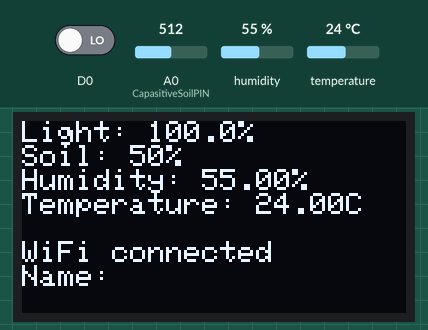
This sketch was run on a simulated ESP8266 (NodeMCU). Parts: 128×64 one-colour display. The test bench sets the inputs (shaded band); at power-on: humidity 55 %, A0 (CapasitiveSoilPIN) = 512, D0 LOW, temperature 24 °C. WiFi joins after 1.5 s; servers stay silent unless stated; uploads are accepted with an empty reply; the local clock reads 2024-03-15 10:24:30 at power-on unless the sketch sets it; storage starts empty; what the sketch prints to the serial monitor is not drawn.

Above: at 4.5 s.
4.6 s: humidity set to 22 %
At 7.2 s:
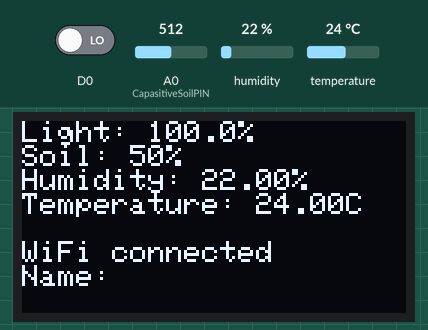
7.5 s: A0 (CapasitiveSoilPIN) set to 716
10.8 s: D0 driven HIGH
At 13.1 s:
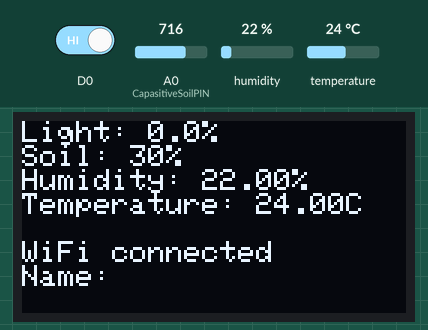
13.9 s: temperature set to 12 °C
At 17.9 s:
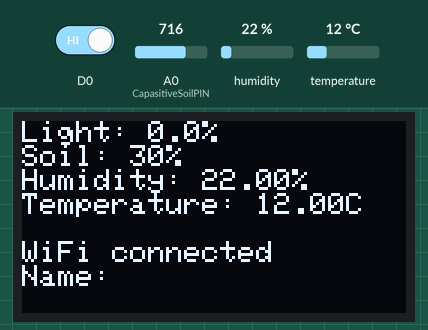
18.2 s: A0 (CapasitiveSoilPIN) set to 900
At 20.8 s:
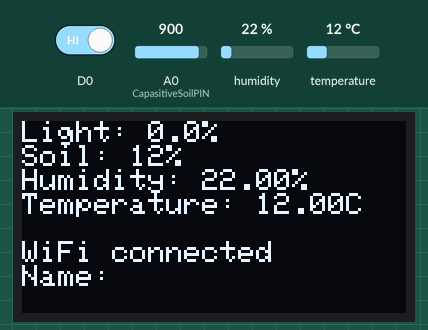
21.5 s: D0 driven LOW
At 24.0 s:
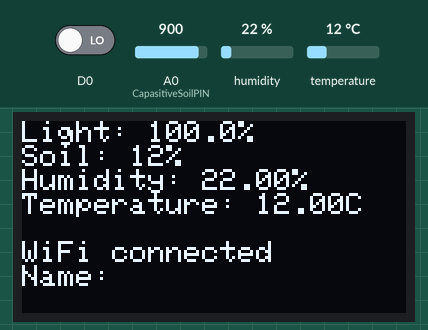
Timing chart, 0 to 25.5 s (numbered marks = the images above; inputs shaded):
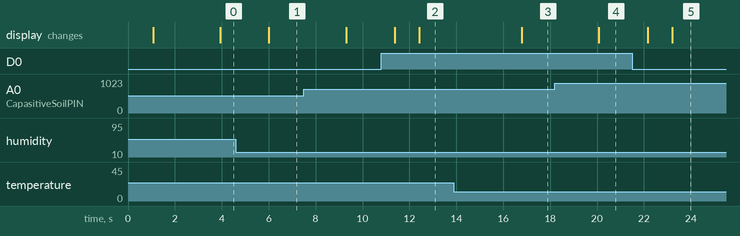

Measured:
- after the input at 4.6 s, the display: changes after 1.4 s (image 1)
- after the input at 10.8 s, the display: first changes after 0.58 s (image 2 shows a later state)
- after the input at 13.9 s, the display: changes after 2.9 s (image 3)
- after the input at 18.2 s, the display: changes after 1.9 s (image 4)
- after the input at 21.5 s, the display: first changes after 0.66 s (image 5 shows a later state)

The sketch:

Light.ino
```cpp
const int digitalPin = 2;
const int interval = 1000;

void initLight(){
  pinMode(digitalPin, INPUT);
}

float watcherLight(){
  unsigned long startTime = millis();
  int highCount = 0;
  int totalCount = 0;

  while (millis() - startTime < interval) {
    int val = digitalRead(D0);
    if (val == HIGH) highCount++;
    totalCount++;
    delay(1); // короткая пауза, чтобы не перегружать цикл
  }

  int val = digitalRead(D0);
  float lightPercent = (highCount / (float)totalCount) * 100.0;
  float res = 100 - lightPercent;

 /* Serial.print("Light (digital approx): ");
  Serial.print(lightPercent);
  Serial.println("%");*/


 return res;
}
```

DHT11.ino
```cpp
#include <Arduino.h>
#include "DHT.h"
#include "struct/DHT11.struct.h"


#define DHTPIN D5
#define DHTTYPE DHT11

DHT dht(DHTPIN, DHTTYPE);

void InitDHT() {
  pinMode(DHTPIN, INPUT_PULLUP);

  dht.begin();
}

StructDHT11 getDHT() {
  StructDHT11 dht11 = {NAN, NAN};

  float h = dht.readHumidity();
  float t = dht.readTemperature();

  if (!isnan(h) && !isnan(t)) {
    dht11.temperature = t;
    dht11.humidity = h;
  }

 /* Serial.print("Влажность: ");
  Serial.print(dht11.humidity);
  Serial.print("% | Температура: ");
  Serial.print(dht11.temperature);
  Serial.println("°C");*/

  return dht11;
}
```

Display.ino
```cpp
#include <ESP8266WiFi.h>
#include <ESP8266WiFiMulti.h>
#include <Wire.h>
#include <Adafruit_GFX.h>
#include <Adafruit_SSD1306.h>
#include "struct/DHT11.struct.h"

#define SCREEN_WIDTH 128
#define SCREEN_HEIGHT 64

Adafruit_SSD1306 display(SCREEN_WIDTH, SCREEN_HEIGHT, &Wire, -1);


void initDisplay() {
    Wire.begin(D2, D1);

    if(!display.begin(SSD1306_SWITCHCAPVCC, 0x3C)) {
    Serial.println("OLED not found");
    return;
    }

}

void DrawInfo(float lightPercent, int soil, StructDHT11 dht11) {
  display.clearDisplay();
  display.setTextSize(1);
  display.setTextColor(SSD1306_WHITE);
  display.setCursor(0, 0);

  //display.println("Your plant:");

  //display.println("");

  // Light
  display.print("Light: ");
  display.print(lightPercent, 1); // 1 знак после запятой
  display.println("%");

  // Soil
  display.print("Soil: ");
  display.print(soil);
  display.println("%");

  // Humidity
  display.print("Humidity: ");
  display.print(dht11.humidity);
  display.println("%");

  // Temperature
  display.print("Temperature: ");
  display.print(dht11.temperature);
  display.println("C");

  display.println("");

  // WiFi status
  if (WiFi.status() != WL_CONNECTED) {
    display.println("WiFi not connected");
  } else {
    display.println("WiFi connected");
    display.print("Name: ");
    display.println(WiFi.SSID());
  }

  display.display();
}
```

FileWork.ino
```cpp
#include "LittleFS.h"
#include <ArduinoJson.h>
#include "struct/PointWiFi.struct.h"
#include "struct/Setting.struct.h"


void initFS() {
  if (!LittleFS.begin()) {
    Serial.println("LittleFS mount failed!");
    return;
  }

  Serial.println("LittleFS mounted!");
}

Setting ReadFile() {
  Setting result;

  if (!LittleFS.begin()) {
    Serial.println("LittleFS mount failed!");
    return result;
  }

  File f = LittleFS.open("/PointsWiFi.txt", "r");
  if (!f) {
    Serial.println("File not found!");
    return result;
  }

  StaticJsonDocument<1024> doc;
  DeserializationError err = deserializeJson(doc, f);
  f.close();

  if (err) {
    Serial.print("JSON parse error: ");
    Serial.println(err.c_str());
    return result;
  }

  JsonArray array = doc["WiFis"].as<JsonArray>();
  result.length = doc["length"] | 0;

  if (array.isNull()) {
    Serial.println("WiFis array missing");
    return result;
  }

  result.WiFis.reserve(array.size());

  for (JsonObject obj : array) {
    PointWiFi p;
    p.ssid = obj["ssid"].as<String>();
    p.password = obj["password"].as<String>();
    result.WiFis.push_back(p);
  }

  // защита
  if (result.length != result.WiFis.size()) {
    result.length = result.WiFis.size();
  }

  return result;
}

void WriteFile(const String& jsonBody) {
  if (!LittleFS.begin()) {
    Serial.println("LittleFS mount failed!");
    return;
  }

  StaticJsonDocument<1024> doc;
  DeserializationError err = deserializeJson(doc, jsonBody);

  if (err) {
    Serial.print("JSON parse error: ");
    Serial.println(err.c_str());
    return;
  }

  uint8_t length = doc["length"] | 0;
  JsonArray wifiArray = doc["WiFis"].as<JsonArray>();

  if (wifiArray.isNull()) {
    Serial.println("WiFis array missing");
    return;
  }

  // защита от рассинхрона
  if (length != wifiArray.size()) {
    length = wifiArray.size();
  }

  File f = LittleFS.open("/PointsWiFi.txt", "w");
  if (!f) {
    Serial.println("Failed to open file for writing");
    return;
  }

  StaticJsonDocument<1024> out;
  JsonArray outArray = out.createNestedArray("WiFis");

  for (uint8_t i = 0; i < length; i++) {
    JsonObject src = wifiArray[i];
    JsonObject dst = outArray.createNestedObject();

    dst["ssid"] = src["ssid"].as<String>();
    dst["password"] = src["password"].as<String>();
  }

  out["length"] = length;

  serializeJson(out, f);
  f.close();

  Serial.println("WiFi points saved to file");
}
```

Plant.ino
```cpp
#include "struct/DHT11.struct.h"
#include "struct/Setting.struct.h"
#include <WiFiClientSecure.h>
#include <WebSocketsClient.h>
#include <ESP8266WiFiMulti.h>

const char rootCACert[] = "<ca>";

unsigned long lastSend = 0;
unsigned long lastRead = 0;

const unsigned long SEND_INTERVAL = 5000; // 5 сек
const unsigned long READ_INTERVAL = 1000;  // 1 сек
const char* serverName = "<url>";
WiFiClientSecure client;
WebSocketsClient webSocket;
ESP8266WiFiMulti wifiMulti;

void setup() {
  Serial.begin(115200);
  configTime(0, 0, "pool.ntp.org");
  time_t now = time(nullptr);
  BearSSL::X509List cert(rootCACert);
  client.setTrustAnchors(&cert);
  client.setX509Time(now);
  delay(1000);
  initFS();
  InitDHT();
  initLight();
  initDisplay();
  initWifi();
  GetPointsWiFi();
}


void loop() {
  unsigned long now = millis();

  // Чтение датчиков каждую секунду
  if (now - lastRead >= READ_INTERVAL) {
    lastRead = now;

    StructDHT11 dht11 = getDHT();
    int soil = getSoil();
    float lightPercent = watcherLight();

    DrawInfo(lightPercent, soil, dht11);

    // Отправка данных раз в 30 секунд
    if (now - lastSend >= SEND_INTERVAL) {
      SendData(lightPercent, soil, dht11);
      lastSend = now;
    }
  }

  yield(); // обязательно для ESP8266
}
```

RestFull.ino
```cpp
#include <ESP8266WiFi.h>
#include <WebSocketsClient.h>
#include <ESP8266HTTPClient.h>
#include <ArduinoJson.h>


HTTPClient http;


void SendData(float lightPercent, int soil, StructDHT11 dht11) {
    if (WiFi.status() != WL_CONNECTED) {
    Serial.println("WiFi not connected");
    return;
  }

  String url = String(serverName) + "plant";

  http.begin(client, url);
  http.addHeader("Content-Type", "application/json");

  StaticJsonDocument<128> doc;
  doc["light"] = lightPercent;
  doc["soil"] = soil;
  doc["temperature"] = dht11.temperature;
  doc["humidity"] = dht11.humidity;

  String body;
  serializeJson(doc, body);

  int httpCode = http.POST(body);

  Serial.print("HTTP code: ");
  Serial.println(httpCode);

  if (httpCode > 0) {
    String response = http.getString();
    Serial.println("Server response:");
    Serial.println(response);
  } else {
    Serial.println("Request failed");
  }


  http.end();
}

void GetPointsWiFi() {
    if (WiFi.status() != WL_CONNECTED) {
    Serial.println("WiFi not connected");
    return;
  }

    String url = String(serverName) + "setting";

    http.begin(client, url);
  http.addHeader("Content-Type", "application/json");

int httpCode = http.GET();

Serial.print("HTTP code: ");
  Serial.println(httpCode);

  if (httpCode > 0) {
    String response = http.getString();
    Serial.println("Server response:");
    Serial.println(response);
      WriteFile(response);
  } else {
    Serial.println("Request failed");
  }


  http.end();
}
```

Soil.ino
```cpp
#define CapasitiveSoilPIN A0

int getSoil() {
  int soil = analogRead(CapasitiveSoilPIN);
  int percent = map(soil, 0, 1023, 0, 100);
  /*Serial.print("Влажность почвы: ");
  Serial.print(percent);
  Serial.println("%");*/

  return 100 - percent;
};
```

WiFi.ino
```cpp
#include <ESP8266WiFi.h>
#include <ESP8266WiFiMulti.h>
#include <WebSocketsClient.h>
#include "struct/DHT11.struct.h"
#include "struct/Setting.struct.h"

char ssid[] = "";
char pass[] = "";
const uint32_t connectTimeoutMs = 5000;
Setting setting = ReadFile();


void initWifi() {
  WiFi.mode(WIFI_STA);
  WiFi.disconnect();
  delay(100);

  wifiMulti.addAP(ssid, pass);

  for(int i = 0; i < setting.length; i++) {
    wifiMulti.addAP(setting.WiFis[i].ssid.c_str(), setting.WiFis[i].password.c_str());
  }

  if (wifiMulti.run(connectTimeoutMs) == WL_CONNECTED) {
    Serial.println("WiFi connected");
  } else {
    Serial.println("WiFi not connected");
  }
}
```

DHT11.struct.h
```cpp
#pragma once
#ifndef DHT11_STRUCT_H
#define DHT11_STRUCT_H

struct StructDHT11 {
  float temperature;
  float humidity;
};

#endif
```

PointWiFi.struct.h
```cpp
#pragma once

struct PointWiFi {
  String ssid;
  String password;
};
```

Setting.struct.h
```cpp
#pragma once
#include "./PointWiFi.struct.h"
#include <vector>

using namespace std;

struct Setting {
  vector<PointWiFi> WiFis;
  size_t length;
};
```
